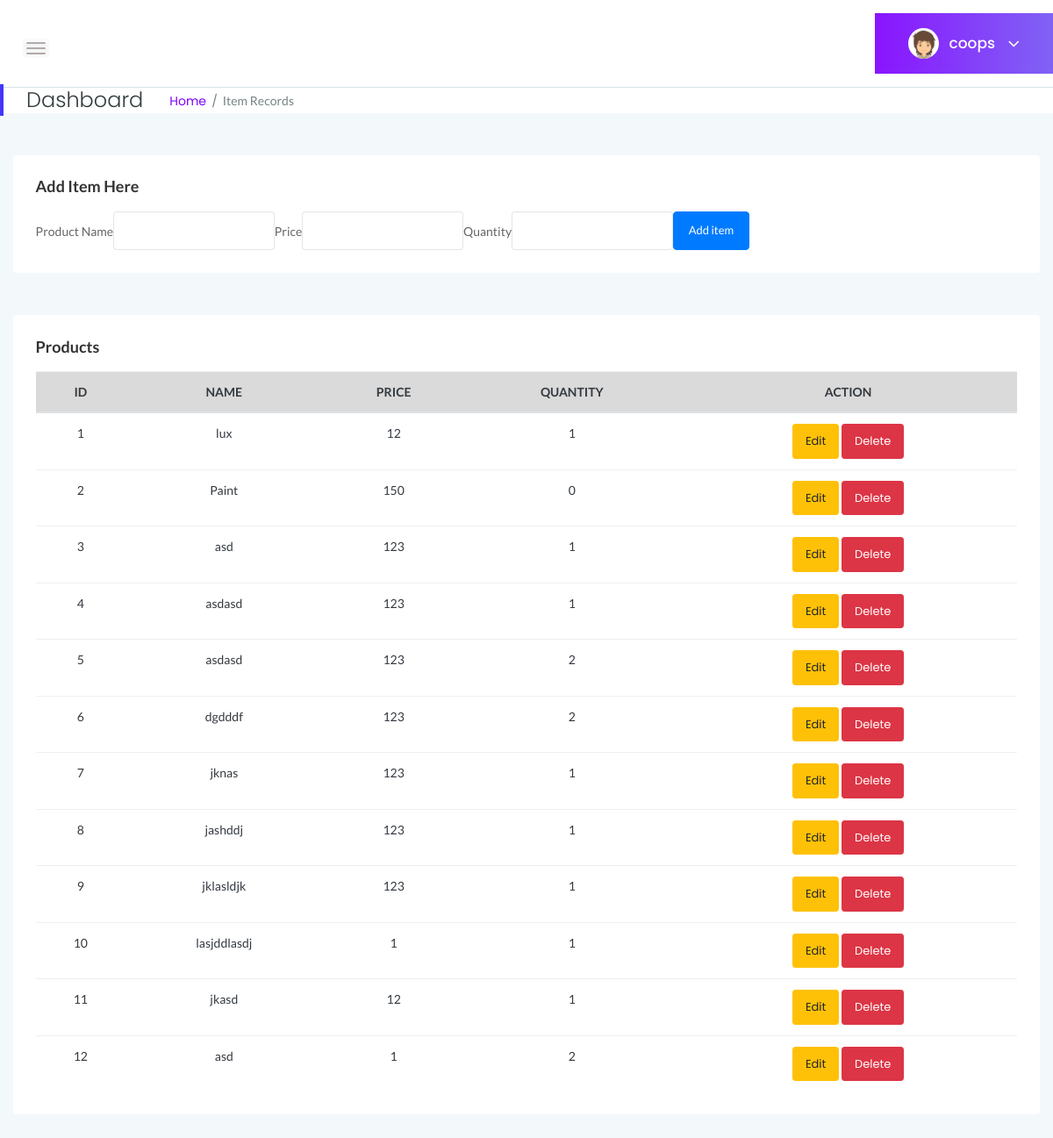
The app's page /table.php (signed in) with its own data.
### tables this page shows
CREATE TABLE `product` (
  `product_id` int(20) NOT NULL,
  `product_name` varchar(30) NOT NULL,
  `price` float NOT NULL,
  `quantity` int(10) NOT NULL
);

### table.php (the view, shortened to what this page needs)
<!doctype html>
<html lang="en">
<head>
    <link rel="stylesheet" href="assets/css/bootstrap.min.css">
    <link rel="stylesheet" href="assets/css/font-awesome.min.css">
    <link rel="stylesheet" href="assets/css/themify-icons.css">
    <link rel="stylesheet" href="assets/css/metisMenu.css">
    <link rel="stylesheet" href="assets/css/owl.carousel.min.css">
    <link rel="stylesheet" href="assets/css/slicknav.min.css">
    <link rel="stylesheet" href="assets/css/typography.css">
    <link rel="stylesheet" href="assets/css/default-css.css">
    <link rel="stylesheet" href="assets/css/styles.css">
    <link rel="stylesheet" href="assets/css/responsive.css">
</head>
<body>
    <div class="page-container">
        <div class="main-content">
            <div class="header-area">
                <div class="row align-items-center">
                    <div class="col-md-6 col-sm-8 clearfix">
                        <div class="nav-btn pull-left">
                            <span></span>
                            <span></span>
                            <span></span>
                        </div>
                    </div>
                    <div class="col-md-6 col-sm-4 clearfix">
                        <div class="user-profile pull-right">
                            <img class="avatar user-thumb" src="assets/images/author/avatar.png" alt="avatar">
                            <h4 class="user-name dropdown-toggle" data-toggle="dropdown"><?php echo htmlspecialchars($_SESSION['username']); ?> <i class="fa fa-angle-down"></i></h4>
                        </div>
                    </div>
                </div>
            </div>
            <div class="page-title-area">
                <div class="row align-items-center">
                    <div class="col-sm-6">
                        <div class="breadcrumbs-area clearfix">
                            <h4 class="page-title pull-left">Dashboard</h4>
                            <ul class="breadcrumbs pull-left">
                                <li><a href="index1.php">Home</a></li>
                                <li><span>Item Records</span></li>
                            </ul>
                        </div>
                    </div>
                    <div class="col-sm-6 clearfix"></div>
                </div>
            </div>
            <div class="main-content-inner">
                <div class="row">
                    <div class="col-lg-12 mt-5">
                        <div class="card">
                            <div class="card-body">
                                <h4 class="header-title">Add Item Here</h4>
                                <form method="POST" action="additem.php" class="form-inline">
                                    <div class="form-group">
                                        <label for="product_name">Product Name</label>
                                        <input type="text" class="form-control" name="product_name" required>
                                    </div>
                                    <div class="form-group">
                                        <label for="price">Price</label>
                                        <input type="number" class="form-control" name="price" step="0.01" required>
                                    </div>
                                    <div class="form-group">
                                        <label for="quantity">Quantity</label>
                                        <input type="number" class="form-control" name="quant" min="1" required>
                                    </div>
                                    <button type="submit" class="btn btn-primary" name="add">Add item</button>
                                </form>
                            </div>
                        </div>
                    </div>
                    <div class="col-lg-12 mt-5">
                        <div class="card">
                            <div class="card-body">
                                <h4 class="header-title">Products</h4>
                                <div class="single-table">
                                    <div class="table-responsive">
                                        <table class="table text-dark text-center">
                                            <thead class="text-uppercase">
                                                <tr class="table-active">
                                                    <th scope="col">ID</th>
                                                    <th scope="col">Name</th>
                                                    <th scope="col">Price</th>
                                                    <th scope="col">Quantity</th>
                                                    <th scope="col">Action</th>
                                                </tr>
                                            </thead>
                                            <tbody>
                                                <?php
                                                try {
                                                    $pdo = new PDO('mysql:host=localhost;dbname=inventorymanagement', 'root', '');
                                                    $pdo->setAttribute(PDO::ATTR_ERRMODE, PDO::ERRMODE_EXCEPTION);
                                                    $stmt = $pdo->query("SELECT * FROM product");
                                                    $count = 0;
                                                    while ($row = $stmt->fetch(PDO::FETCH_ASSOC)) {
                                                        $count++;
                                                        echo "<tr>
                                                            <td>{$count}</td>
                                                            <td>{$row['product_name']}</td>
                                                            <td>{$row['price']}</td>
                                                            <td>{$row['quantity']}</td>
                                                            <td>
                                                                <a href='edit.php?id={$row['product_id']}' class='btn btn-warning btn-sm'>Edit</a>
                                                                <a href='delete.php?id={$row['product_id']}' class='btn btn-danger btn-sm'>Delete</a>
                                                            </td>
                                                        </tr>";
                                                    }
                                                } catch (PDOException $e) {
                                                    echo "Error: " . $e->getMessage();
                                                }
                                                ?>
                                            </tbody>
                                        </table>
                                    </div>
                                </div>
                            </div>
                        </div>
                    </div>
                </div>
            </div>
        </div>
    </div>
</body>
</html>

### assets/css/styles.css (style rules this page uses)
.page-container { width: 100%; height: 100%; min-height: 100vh; padding-left: 280px; -webkit-transition: padding-left 0.3s ease 0s; transition: padding-left 0.3s ease 0s; }
.card { border: none; border-radius: 4px; background-color: #fff; -webkit-transition: all 0.3s ease 0s; transition: all 0.3s ease 0s; }
.card-body { padding: 25.6px; padding: 1.6rem; }
.main-content { width: 100%; background: #F3F8FB; }
.main-content-inner { padding: 0 30px 50px; }
.header-area { padding: 15px 30px; background: #fff; border-bottom: 1px solid #d8e3e7; }
.nav-btn { margin-right: 30px; margin-top: 10px; cursor: pointer; }
.nav-btn span { display: block; width: 22px; height: 2px; background: #b3aaaa; margin: 4px 0; border-radius: 15px; -webkit-transition: all 0.3s ease 0s; transition: all 0.3s ease 0s; box-shadow: 0 0 0 4px rgba(99, 96, 96, 0.03); }
.page-title-area { padding: 0 30px; background: #fff; position: relative; }
.page-title-area:before { content: ''; position: absolute; left: 0; top: 50%; width: 4px; height: 36px; background: var(--primary-color); -webkit-transform: translateY(-50%); transform: translateY(-50%); }
.page-title { font-size: 24px; font-weight: 300; color: #313b3d; letter-spacing: 0; margin-right: 30px; }
ul.breadcrumbs { margin-top: 4px; }
.breadcrumbs li { display: inline-block; }
.breadcrumbs li a, .breadcrumbs li span { display: block; font-size: 14px; font-weight: 400; color: #7801ff; letter-spacing: 0; margin-right: 16px; position: relative; }
.breadcrumbs li a:before { content: '/'; color: #768387; position: absolute; right: -13px; top: 0; }
.breadcrumbs li span { margin-right: 0; color: #768387; text-transform: capitalize; }
.user-profile { margin-right: -30px; display: -webkit-box; display: -ms-flexbox; display: flex; -webkit-box-align: center; -ms-flex-align: center; align-items: center; -ms-flex-wrap: wrap; flex-wrap: wrap; background: -webkit-linear-gradient(left, #8914fe 0%, #8063f5 100%); background: linear-gradient(to right, #8914fe 0%, #8063f5 100%); padding: 17px 38px; position: relative; }
.user-profile img.avatar { height: 35px; width: 35px; border-radius: 50%; margin-right: 12px; }
.user-name { font-size: 17px; font-weight: 500; color: #fff; letter-spacing: 0; cursor: pointer; -webkit-user-select: none; -moz-user-select: none; -ms-user-select: none; user-select: none; }
.user-name i { margin-left: 10px; font-size: 21px; vertical-align: middle; position: relative; }
.notification-area .dropdown-toggle, .user-name.dropdown-toggle { position: relative; }
.notification-area .dropdown-toggle:after, .user-name.dropdown-toggle:after { display: none; }
.header-title { font-family: 'Lato', sans-serif; font-size: 18px; font-weight: 600; letter-spacing: 0; color: #333; text-transform: capitalize; margin-bottom: 17px; }
.btn { padding: 11px 17px; font-size: 13px; letter-spacing: 0; }
.btn-sm { padding: 9px 14px; }
.form-control, .form-control:focus { outline: none; box-shadow: none; }
.form-control { font-size: 14px; border: 1px solid rgba(170, 170, 170, .3); padding: 10.72px 12.8px; padding: .67rem .8rem; }
label { font-weight: 500; color: #666; display: inline-block; margin-bottom: 8px; margin-bottom: .5rem; }
.single-table .table { margin-bottom: 0; }
table tr th { border-bottom: none; }
table tr th, table tr td { border-top: 1px solid rgba(120, 130, 140, 0.13) !important; }

### assets/css/responsive.css (style rules this page uses)
@media (min-width: 1200px) and (max-width: 1364px) { .main-content-inner { padding: 0 15px 50px; } }
@media (min-width: 1200px) and (max-width: 1364px) { .page-container, .sbar_collapsed.page-container { padding-left: 0; } }

### records on screen
product: product_name "lux", price "12", quantity "1"
product: product_name "Paint", price "150", quantity "0"
product: product_name "asd", price "123", quantity "1"
product: product_name "asdasd", price "123", quantity "1"
product: product_name "asdasd", price "123", quantity "2"
product: product_name "dgdddf", price "123", quantity "2"
product: product_name "jknas", price "123", quantity "1"
product: product_name "jashddj", price "123", quantity "1"
product: product_name "jklasldjk", price "123", quantity "1"
product: product_name "lasjddlasdj", price "1", quantity "1"
product: product_name "jkasd", price "12", quantity "1"
product: product_name "asd", price "1", quantity "2"

### other values on screen
$_SESSION['username'] "coops"
